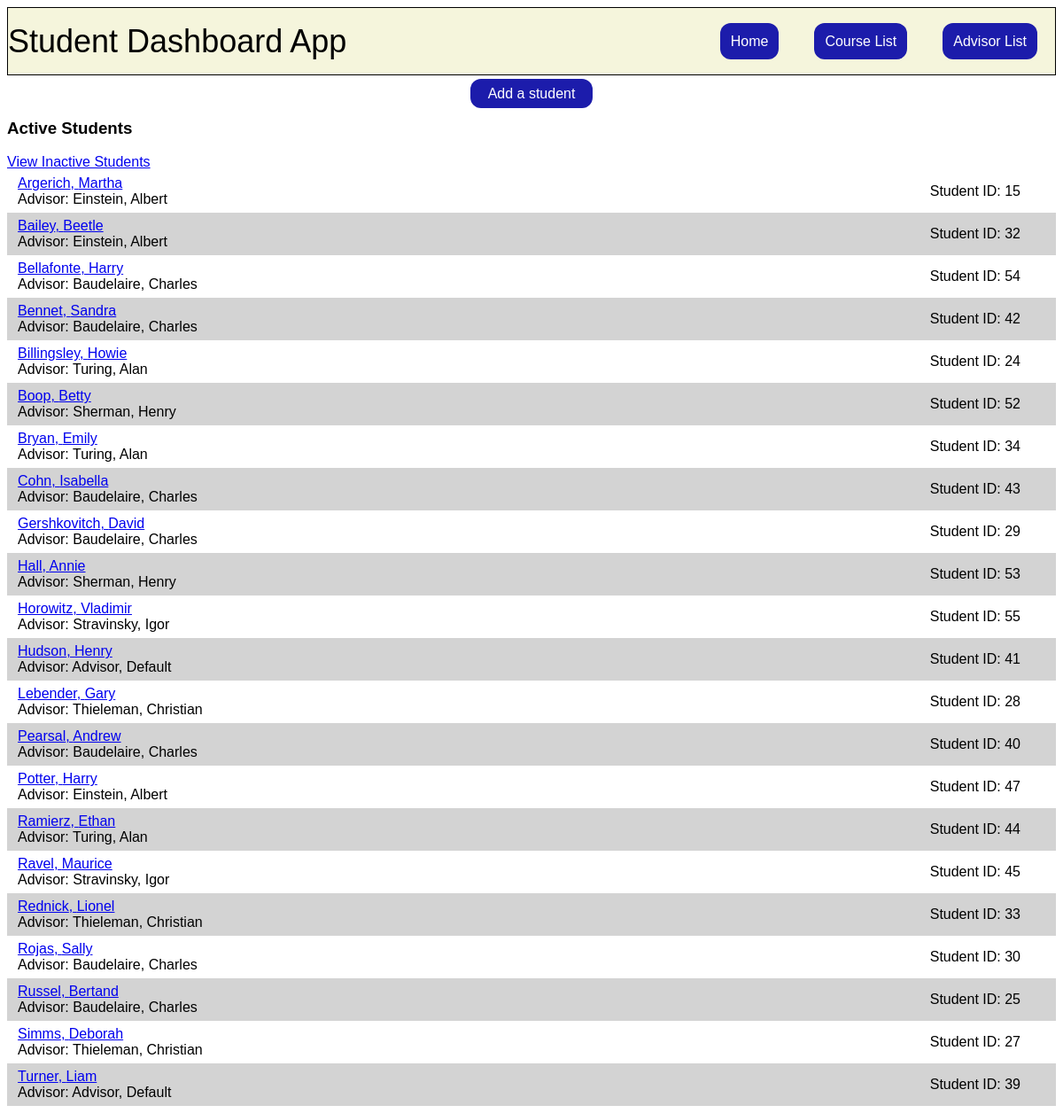
The page / on the database its author committed.
### student/models.py (models this page shows, shortened)
class Student(models.Model):
    fname = models.CharField(max_length=30)
    lname = models.CharField(max_length=30)
    active = models.BooleanField(default=True)
    student_advisor = models.ForeignKey(Advisor,
                                        on_delete=models.SET(get_default_advisor),
                                        related_name="advisees",
                                        default=get_default_advisor,
                                        null=False,
                                        blank=False
                                        )
    class Meta:
        ordering = ['lname', 'fname']

class Advisor(models.Model):
    fname = models.CharField(max_length=30)
    lname = models.CharField(max_length=30)
    class Meta:
        ordering = ['lname']

### student/views.py (the view)
# urls.py: path("", views.index, name="index"),
def index(request):
    students = Student.objects.order_by("lname")
    return render(request, "student/index.html", {"students": students})

### student/templates/student/index.html (shortened to what this page needs)
{% extends "student/layout.html" %}
{% block body %}
<div id="index-container">
    <div id="add-student-btn">
        <a href="{% url 'add_student' %}">Add a student</a>
    </div>
    <h3>Active Students</h3>
    <a href="{% url 'inactive_students' %}">View Inactive Students</a>
    {% for student in students %}
        {% if student.active %}
            <div class="student-index-container">
                <div class="student-vitals-container">
                    <div>
                        <a href="{% url 'student_detail' student.id %}">{{ student.lname }}, {{ student.fname }}</a>
                    </div>
                    <div>
                        Advisor: {{student.student_advisor.lname}}, {{student.student_advisor.fname}}
                    </div>
                </div>
                <div class="student-id">
                    Student ID: {{student.id}}
                </div>
            </div>
        {% endif %}
    {% endfor %}
</div>
{% endblock %}

### student/templates/student/layout.html (shortened to what this page needs)
{% load static %}
<!DOCTYPE html>
<html lang="en">
    <head>
        <link href="{% static 'student/styles.css' %}" rel="stylesheet">
    </head>
    <nav>
        <li id="logo">
            Student Dashboard App
        </li>
        <li>
            <a href="{% url 'index' %}">Home</a>
        </li>
        <li>
            <a href="{% url 'course_list' %}">Course List</a>
        </li>
        <li>
            <a href="{% url 'advisor_list' %}">Advisor List</a>
        </li>
    </nav>
    <body>
        {% block body %}
        {% endblock %}
    </body>
</html>

### student/static/student/styles.css (style rules this page uses)
body { font-family: 'Gill Sans', 'Gill Sans MT', Calibri, 'Trebuchet MS', sans-serif; }
nav { display: flex; list-style-type: none; gap: 20px; height: 75px; background-color: beige; align-items: center; border: 1px black solid; }
nav a { text-decoration: none; background-color: rgb(28, 28, 171); color: white; border-radius: 12px; padding: 12px; transition-property: background-color; transition-duration: 0.3s; }
nav li { margin-right: 20px; }
#logo { margin-right: auto; font-size: 36px; }
#index-container { display: flex; flex-direction: column; }
.student-index-container { display: flex; }
.student-index-container:nth-child(odd) { background-color: lightgray; }
.student-vitals-container { display: flex; flex-direction: column; height: 48px; justify-content: center; margin-left: 12px; margin-right: auto; }
.student-id { display: flex; margin-right: 40px; align-items: center; }
#add-student-btn { align-self: center; margin-top: 12px; }
#add-student-btn a { background-color: rgb(28, 28, 171); padding: 8px 20px; border-radius: 12px; transition-property: background-color; transition-duration: 0.3s; color: white; text-decoration: none; }

### rows shown on the page
Student: lname "Argerich", fname "Martha", student_advisor.lname "Einstein", student_advisor.fname "Albert", id "15"
Student: lname "Bailey", fname "Beetle", student_advisor.lname "Einstein", student_advisor.fname "Albert", id "32"
Student: lname "Bellafonte", fname "Harry", student_advisor.lname "Baudelaire", student_advisor.fname "Charles", id "54"
Student: lname "Bennet", fname "Sandra", student_advisor.lname "Baudelaire", student_advisor.fname "Charles", id "42"
Student: lname "Billingsley", fname "Howie", student_advisor.lname "Turing", student_advisor.fname "Alan", id "24"
Student: lname "Boop", fname "Betty", student_advisor.lname "Sherman", student_advisor.fname "Henry", id "52"
Student: lname "Bryan", fname "Emily", student_advisor.lname "Turing", student_advisor.fname "Alan", id "34"
Student: lname "Cohn", fname "Isabella", student_advisor.lname "Baudelaire", student_advisor.fname "Charles", id "43"
Student: lname "Gershkovitch", fname "David", student_advisor.lname "Baudelaire", student_advisor.fname "Charles", id "29"
Student: lname "Hall", fname "Annie", student_advisor.lname "Sherman", student_advisor.fname "Henry", id "53"
Student: lname "Horowitz", fname "Vladimir", student_advisor.lname "Stravinsky", student_advisor.fname "Igor", id "55"
Student: lname "Hudson", fname "Henry", student_advisor.lname "Advisor", student_advisor.fname "Default", id "41"
Student: lname "Lebender", fname "Gary", student_advisor.lname "Thieleman", student_advisor.fname "Christian", id "28"
Student: lname "Pearsal", fname "Andrew", student_advisor.lname "Baudelaire", student_advisor.fname "Charles", id "40"
Student: lname "Potter", fname "Harry", student_advisor.lname "Einstein", student_advisor.fname "Albert", id "47"
Student: lname "Ramierz", fname "Ethan", student_advisor.lname "Turing", student_advisor.fname "Alan", id "44"
Student: lname "Ravel", fname "Maurice", student_advisor.lname "Stravinsky", student_advisor.fname "Igor", id "45"
Student: lname "Rednick", fname "Lionel", student_advisor.lname "Thieleman", student_advisor.fname "Christian", id "33"
Student: lname "Rojas", fname "Sally", student_advisor.lname "Baudelaire", student_advisor.fname "Charles", id "30"
Student: lname "Russel", fname "Bertand", student_advisor.lname "Baudelaire", student_advisor.fname "Charles", id "25"
Student: lname "Simms", fname "Deborah", student_advisor.lname "Thieleman", student_advisor.fname "Christian", id "27"
Student: lname "Turner", fname "Liam", student_advisor.lname "Advisor", student_advisor.fname "Default", id "39"
